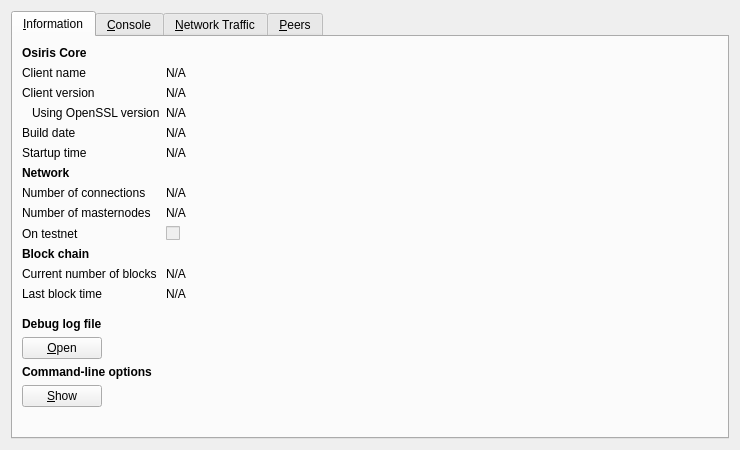
<?xml version="1.0" encoding="UTF-8"?>
<ui version="4.0">
 <class>RPCConsole</class>
 <widget class="QWidget" name="RPCConsole">
  <property name="geometry">
   <rect>
    <x>0</x>
    <y>0</y>
    <width>740</width>
    <height>450</height>
   </rect>
  </property>
  <property name="windowTitle">
   <string>Osiris - Debug window</string>
  </property>
  <layout class="QVBoxLayout" name="verticalLayout_2">
   <item>
    <widget class="QTabWidget" name="tabWidget">
     <property name="currentIndex">
      <number>0</number>
     </property>
     <widget class="QWidget" name="tab_info">
      <attribute name="title">
       <string>&amp;Information</string>
      </attribute>
      <layout class="QFormLayout" name="formLayout">
       <item row="0" column="0">
        <widget class="QLabel" name="label_9">
         <property name="font">
          <font>
           <weight>75</weight>
           <bold>true</bold>
          </font>
         </property>
         <property name="text">
          <string>Osiris Core</string>
         </property>
        </widget>
       </item>
       <item row="1" column="0">
        <widget class="QLabel" name="label_5">
         <property name="text">
          <string>Client name</string>
         </property>
        </widget>
       </item>
       <item row="1" column="1">
        <widget class="QLabel" name="clientName">
         <property name="cursor">
          <cursorShape>IBeamCursor</cursorShape>
         </property>
         <property name="text">
          <string>N/A</string>
         </property>
         <property name="textFormat">
          <enum>Qt::PlainText</enum>
         </property>
         <property name="textInteractionFlags">
          <set>Qt::LinksAccessibleByMouse|Qt::TextSelectableByKeyboard|Qt::TextSelectableByMouse</set>
         </property>
        </widget>
       </item>
       <item row="2" column="0">
        <widget class="QLabel" name="label_6">
         <property name="text">
          <string>Client version</string>
         </property>
        </widget>
       </item>
       <item row="2" column="1">
        <widget class="QLabel" name="clientVersion">
         <property name="cursor">
          <cursorShape>IBeamCursor</cursorShape>
         </property>
         <property name="text">
          <string>N/A</string>
         </property>
         <property name="textFormat">
          <enum>Qt::PlainText</enum>
         </property>
         <property name="textInteractionFlags">
          <set>Qt::LinksAccessibleByMouse|Qt::TextSelectableByKeyboard|Qt::TextSelectableByMouse</set>
         </property>
        </widget>
       </item>
       <item row="3" column="0">
        <widget class="QLabel" name="label_14">
         <property name="text">
          <string>Using OpenSSL version</string>
         </property>
         <property name="indent">
          <number>10</number>
         </property>
        </widget>
       </item>
       <item row="3" column="1">
        <widget class="QLabel" name="openSSLVersion">
         <property name="cursor">
          <cursorShape>IBeamCursor</cursorShape>
         </property>
         <property name="text">
          <string>N/A</string>
         </property>
         <property name="textFormat">
          <enum>Qt::PlainText</enum>
         </property>
         <property name="textInteractionFlags">
          <set>Qt::LinksAccessibleByMouse|Qt::TextSelectableByKeyboard|Qt::TextSelectableByMouse</set>
         </property>
        </widget>
       </item>
       <item row="4" column="0">
        <widget class="QLabel" name="label_12">
         <property name="text">
          <string>Build date</string>
         </property>
        </widget>
       </item>
       <item row="4" column="1">
        <widget class="QLabel" name="buildDate">
         <property name="cursor">
          <cursorShape>IBeamCursor</cursorShape>
         </property>
         <property name="text">
          <string>N/A</string>
         </property>
         <property name="textFormat">
          <enum>Qt::PlainText</enum>
         </property>
         <property name="textInteractionFlags">
          <set>Qt::LinksAccessibleByMouse|Qt::TextSelectableByKeyboard|Qt::TextSelectableByMouse</set>
         </property>
        </widget>
       </item>
       <item row="5" column="0">
        <widget class="QLabel" name="label_13">
         <property name="text">
          <string>Startup time</string>
         </property>
        </widget>
       </item>
       <item row="5" column="1">
        <widget class="QLabel" name="startupTime">
         <property name="cursor">
          <cursorShape>IBeamCursor</cursorShape>
         </property>
         <property name="text">
          <string>N/A</string>
         </property>
         <property name="textFormat">
          <enum>Qt::PlainText</enum>
         </property>
         <property name="textInteractionFlags">
          <set>Qt::LinksAccessibleByMouse|Qt::TextSelectableByKeyboard|Qt::TextSelectableByMouse</set>
         </property>
        </widget>
       </item>
       <item row="6" column="0">
        <widget class="QLabel" name="label_11">
         <property name="font">
          <font>
           <weight>75</weight>
           <bold>true</bold>
          </font>
         </property>
         <property name="text">
          <string>Network</string>
         </property>
        </widget>
       </item>
       <item row="7" column="0">
        <widget class="QLabel" name="label_7">
         <property name="text">
          <string>Number of connections</string>
         </property>
        </widget>
       </item>
       <item row="7" column="1">
        <widget class="QLabel" name="numberOfConnections">
         <property name="cursor">
          <cursorShape>IBeamCursor</cursorShape>
         </property>
         <property name="text">
          <string>N/A</string>
         </property>
         <property name="textFormat">
          <enum>Qt::PlainText</enum>
         </property>
         <property name="textInteractionFlags">
          <set>Qt::LinksAccessibleByMouse|Qt::TextSelectableByKeyboard|Qt::TextSelectableByMouse</set>
         </property>
        </widget>
       </item>
       <item row="8" column="0">
        <widget class="QLabel" name="label_15">
         <property name="text">
          <string>Number of masternodes</string>
         </property>
        </widget>
       </item>
       <item row="8" column="1">
        <widget class="QLabel" name="masternodeCount">
         <property name="cursor">
          <cursorShape>IBeamCursor</cursorShape>
         </property>
         <property name="text">
          <string>N/A</string>
         </property>
         <property name="textFormat">
          <enum>Qt::PlainText</enum>
         </property>
         <property name="textInteractionFlags">
          <set>Qt::LinksAccessibleByMouse|Qt::TextSelectableByKeyboard|Qt::TextSelectableByMouse</set>
         </property>
        </widget>
       </item>
       <item row="9" column="0">
        <widget class="QLabel" name="label_8">
         <property name="text">
          <string>On testnet</string>
         </property>
        </widget>
       </item>
       <item row="9" column="1">
        <widget class="QCheckBox" name="isTestNet">
         <property name="enabled">
          <bool>false</bool>
         </property>
         <property name="text">
          <string/>
         </property>
        </widget>
       </item>
       <item row="10" column="0">
        <widget class="QLabel" name="label_10">
         <property name="font">
          <font>
           <weight>75</weight>
           <bold>true</bold>
          </font>
         </property>
         <property name="text">
          <string>Block chain</string>
         </property>
        </widget>
       </item>
       <item row="11" column="0">
        <widget class="QLabel" name="label_3">
         <property name="text">
          <string>Current number of blocks</string>
         </property>
        </widget>
       </item>
       <item row="11" column="1">
        <widget class="QLabel" name="numberOfBlocks">
         <property name="cursor">
          <cursorShape>IBeamCursor</cursorShape>
         </property>
         <property name="text">
          <string>N/A</string>
         </property>
         <property name="textFormat">
          <enum>Qt::PlainText</enum>
         </property>
         <property name="textInteractionFlags">
          <set>Qt::LinksAccessibleByMouse|Qt::TextSelectableByKeyboard|Qt::TextSelectableByMouse</set>
         </property>
        </widget>
       </item>
       <item row="12" column="0">
        <widget class="QLabel" name="label_2">
         <property name="text">
          <string>Last block time</string>
         </property>
        </widget>
       </item>
       <item row="12" column="1">
        <widget class="QLabel" name="lastBlockTime">
         <property name="cursor">
          <cursorShape>IBeamCursor</cursorShape>
         </property>
         <property name="text">
          <string>N/A</string>
         </property>
         <property name="textFormat">
          <enum>Qt::PlainText</enum>
         </property>
         <property name="textInteractionFlags">
          <set>Qt::LinksAccessibleByMouse|Qt::TextSelectableByKeyboard|Qt::TextSelectableByMouse</set>
         </property>
        </widget>
       </item>
       <item row="13" column="0">
        <spacer name="verticalSpacer_2">
         <property name="orientation">
          <enum>Qt::Vertical</enum>
         </property>
         <property name="sizeHint" stdset="0">
          <size>
           <width>20</width>
           <height>10</height>
          </size>
         </property>
        </spacer>
       </item>
       <item row="14" column="0">
        <widget class="QLabel" name="labelDebugLogfile">
         <property name="font">
          <font>
           <weight>75</weight>
           <bold>true</bold>
          </font>
         </property>
         <property name="text">
          <string>Debug log file</string>
         </property>
        </widget>
       </item>
       <item row="15" column="0">
        <widget class="QPushButton" name="openDebugLogfileButton">
         <property name="toolTip">
          <string>Open the Osiris debug log file from the current data directory. This can take a few seconds for large log files.</string>
         </property>
         <property name="text">
          <string>&amp;Open</string>
         </property>
         <property name="autoDefault">
          <bool>false</bool>
         </property>
        </widget>
       </item>
       <item row="16" column="0">
        <widget class="QLabel" name="labelCLOptions">
         <property name="font">
          <font>
           <weight>75</weight>
           <bold>true</bold>
          </font>
         </property>
         <property name="text">
          <string>Command-line options</string>
         </property>
        </widget>
       </item>
       <item row="17" column="0">
        <widget class="QPushButton" name="showCLOptionsButton">
         <property name="toolTip">
          <string>Show the Osiris-Qt help message to get a list with possible Osiris command-line options.</string>
         </property>
         <property name="text">
          <string>&amp;Show</string>
         </property>
         <property name="autoDefault">
          <bool>false</bool>
         </property>
        </widget>
       </item>
       <item row="18" column="0">
        <spacer name="verticalSpacer">
         <property name="orientation">
          <enum>Qt::Vertical</enum>
         </property>
         <property name="sizeHint" stdset="0">
          <size>
           <width>20</width>
           <height>20</height>
          </size>
         </property>
        </spacer>
       </item>
      </layout>
     </widget>
     <widget class="QWidget" name="tab_console">
      <attribute name="title">
       <string>&amp;Console</string>
      </attribute>
      <layout class="QGridLayout" name="gridLayout">
       <item row="0" column="0">
        <widget class="QTextEdit" name="messagesWidget">
         <property name="minimumSize">
          <size>
           <width>0</width>
           <height>100</height>
          </size>
         </property>
         <property name="readOnly">
          <bool>true</bool>
         </property>
         <property name="tabKeyNavigation" stdset="0">
          <bool>false</bool>
         </property>
         <property name="columnCount" stdset="0">
          <number>2</number>
         </property>
        </widget>
       </item>
       <item row="1" column="0">
        <layout class="QHBoxLayout" name="horizontalLayout">
         <property name="spacing">
          <number>3</number>
         </property>
         <item>
          <widget class="QPushButton" name="copyButton">
           <property name="maximumSize">
            <size>
             <width>24</width>
             <height>24</height>
            </size>
           </property>
           <property name="toolTip">
            <string>Copy to clipboard</string>
           </property>
           <property name="text">
            <string/>
           </property>
           <property name="icon">
            <iconset resource="../bitcoin.qrc">
             <normaloff>:/icons/editcopy</normaloff>:/icons/editcopy</iconset>
           </property>
           <property name="shortcut">
            <string notr="true">Ctrl+L</string>
           </property>
           <property name="autoDefault">
            <bool>false</bool>
           </property>
          </widget>
         </item>
         <item>
          <widget class="QLabel" name="label">
           <property name="text">
            <string notr="true">&gt;</string>
           </property>
          </widget>
         </item>
         <item>
          <widget class="QLineEdit" name="lineEdit"/>
         </item>
         <item>
          <widget class="QToolButton" name="pasteButton">
           <property name="sizePolicy">
            <sizepolicy hsizetype="Minimum" vsizetype="Fixed">
             <horstretch>0</horstretch>
             <verstretch>0</verstretch>
            </sizepolicy>
           </property>
           <property name="minimumSize">
            <size>
             <width>24</width>
             <height>24</height>
            </size>
           </property>
           <property name="maximumSize">
            <size>
             <width>24</width>
             <height>24</height>
            </size>
           </property>
           <property name="toolTip">
            <string>Paste from clipboard</string>
           </property>
           <property name="text">
            <string/>
           </property>
           <property name="icon">
            <iconset resource="../bitcoin.qrc">
             <normaloff>:/icons/editpaste</normaloff>:/icons/editpaste</iconset>
           </property>
           <property name="shortcut">
            <string>Alt+P</string>
           </property>
          </widget>
         </item>
        </layout>
       </item>
      </layout>
     </widget>
     <widget class="QWidget" name="tab_nettraffic">
      <attribute name="title">
       <string>&amp;Network Traffic</string>
      </attribute>
      <layout class="QHBoxLayout" name="horizontalLayout_3">
       <item>
        <layout class="QVBoxLayout" name="verticalLayout_4">
         <item>
          <widget class="TrafficGraphWidget" name="trafficGraph" native="true">
           <property name="sizePolicy">
            <sizepolicy hsizetype="Expanding" vsizetype="Expanding">
             <horstretch>0</horstretch>
             <verstretch>0</verstretch>
            </sizepolicy>
           </property>
          </widget>
         </item>
         <item>
          <layout class="QHBoxLayout" name="horizontalLayout_2">
           <item>
            <widget class="QSlider" name="sldGraphRange">
             <property name="minimum">
              <number>1</number>
             </property>
             <property name="maximum">
              <number>288</number>
             </property>
             <property name="pageStep">
              <number>12</number>
             </property>
             <property name="value">
              <number>6</number>
             </property>
             <property name="orientation">
              <enum>Qt::Horizontal</enum>
             </property>
            </widget>
           </item>
           <item>
            <widget class="QLabel" name="lblGraphRange">
             <property name="minimumSize">
              <size>
               <width>100</width>
               <height>0</height>
              </size>
             </property>
             <property name="alignment">
              <set>Qt::AlignCenter</set>
             </property>
            </widget>
           </item>
           <item>
            <widget class="QPushButton" name="btnClearTrafficGraph">
             <property name="text">
              <string>&amp;Clear</string>
             </property>
            </widget>
           </item>
          </layout>
         </item>
        </layout>
       </item>
       <item>
        <layout class="QVBoxLayout" name="verticalLayout">
         <item>
          <widget class="QGroupBox" name="groupBox">
           <property name="title">
            <string>Totals</string>
           </property>
           <layout class="QVBoxLayout" name="verticalLayout_5">
            <item>
             <layout class="QHBoxLayout" name="horizontalLayout_4">
              <item>
               <widget class="Line" name="line">
                <property name="sizePolicy">
                 <sizepolicy hsizetype="Fixed" vsizetype="Fixed">
                  <horstretch>0</horstretch>
                  <verstretch>0</verstretch>
                 </sizepolicy>
                </property>
                <property name="minimumSize">
                 <size>
                  <width>10</width>
                  <height>0</height>
                 </size>
                </property>
                <property name="palette">
                 <palette>
                  <active>
                   <colorrole role="Light">
                    <brush brushstyle="SolidPattern">
                     <color alpha="255">
                      <red>0</red>
                      <green>255</green>
                      <blue>0</blue>
                     </color>
                    </brush>
                   </colorrole>
                  </active>
                  <inactive>
                   <colorrole role="Light">
                    <brush brushstyle="SolidPattern">
                     <color alpha="255">
                      <red>0</red>
                      <green>255</green>
                      <blue>0</blue>
                     </color>
                    </brush>
                   </colorrole>
                  </inactive>
                  <disabled>
                   <colorrole role="Light">
                    <brush brushstyle="SolidPattern">
                     <color alpha="255">
                      <red>0</red>
                      <green>255</green>
                      <blue>0</blue>
                     </color>
                    </brush>
                   </colorrole>
                  </disabled>
                 </palette>
                </property>
                <property name="orientation">
                 <enum>Qt::Horizontal</enum>
                </property>
               </widget>
              </item>
              <item>
               <widget class="QLabel" name="label_16">
                <property name="text">
                 <string>In:</string>
                </property>
               </widget>
              </item>
              <item>
               <widget class="QLabel" name="lblBytesIn">
                <property name="minimumSize">
                 <size>
                  <width>50</width>
                  <height>0</height>
                 </size>
                </property>
                <property name="alignment">
                 <set>Qt::AlignRight|Qt::AlignTrailing|Qt::AlignVCenter</set>
                </property>
               </widget>
              </item>
             </layout>
            </item>
            <item>
             <layout class="QHBoxLayout" name="horizontalLayout_5">
              <item>
               <widget class="Line" name="line_2">
                <property name="sizePolicy">
                 <sizepolicy hsizetype="Fixed" vsizetype="Fixed">
                  <horstretch>0</horstretch>
                  <verstretch>0</verstretch>
                 </sizepolicy>
                </property>
                <property name="minimumSize">
                 <size>
                  <width>10</width>
                  <height>0</height>
                 </size>
                </property>
                <property name="palette">
                 <palette>
                  <active>
                   <colorrole role="Light">
                    <brush brushstyle="SolidPattern">
                     <color alpha="255">
                      <red>255</red>
                      <green>0</green>
                      <blue>0</blue>
                     </color>
                    </brush>
                   </colorrole>
                  </active>
                  <inactive>
                   <colorrole role="Light">
                    <brush brushstyle="SolidPattern">
                     <color alpha="255">
                      <red>255</red>
                      <green>0</green>
                      <blue>0</blue>
                     </color>
                    </brush>
                   </colorrole>
                  </inactive>
                  <disabled>
                   <colorrole role="Light">
                    <brush brushstyle="SolidPattern">
                     <color alpha="255">
                      <red>255</red>
                      <green>0</green>
                      <blue>0</blue>
                     </color>
                    </brush>
                   </colorrole>
                  </disabled>
                 </palette>
                </property>
                <property name="orientation">
                 <enum>Qt::Horizontal</enum>
                </property>
               </widget>
              </item>
              <item>
               <widget class="QLabel" name="label_17">
                <property name="text">
                 <string>Out:</string>
                </property>
               </widget>
              </item>
              <item>
               <widget class="QLabel" name="lblBytesOut">
                <property name="minimumSize">
                 <size>
                  <width>50</width>
                  <height>0</height>
                 </size>
                </property>
                <property name="alignment">
                 <set>Qt::AlignRight|Qt::AlignTrailing|Qt::AlignVCenter</set>
                </property>
               </widget>
              </item>
             </layout>
            </item>
            <item>
             <spacer name="verticalSpacer_4">
              <property name="orientation">
               <enum>Qt::Vertical</enum>
              </property>
              <property name="sizeHint" stdset="0">
               <size>
                <width>20</width>
                <height>407</height>
               </size>
              </property>
             </spacer>
            </item>
           </layout>
          </widget>
         </item>
        </layout>
       </item>
      </layout>
     </widget>
     <widget class="QWidget" name="tab_peers">
      <attribute name="title">
       <string>&amp;Peers</string>
      </attribute>
      <layout class="QGridLayout" name="gridLayout_2">
       <item row="0" column="0" rowspan="2">
        <layout class="QVBoxLayout" name="verticalLayout_101">
         <property name="spacing">
          <number>0</number>
         </property>
         <item>
          <widget class="QTableView" name="peerWidget">
           <property name="horizontalScrollBarPolicy">
            <enum>Qt::ScrollBarAsNeeded</enum>
           </property>
           <property name="sortingEnabled">
            <bool>true</bool>
           </property>
           <attribute name="horizontalHeaderHighlightSections">
            <bool>false</bool>
           </attribute>
          </widget>
         </item>
         <item>
          <widget class="QLabel" name="banHeading">
           <property name="sizePolicy">
            <sizepolicy hsizetype="Preferred" vsizetype="Minimum">
             <horstretch>0</horstretch>
             <verstretch>0</verstretch>
            </sizepolicy>
           </property>
           <property name="minimumSize">
            <size>
             <width>300</width>
             <height>32</height>
            </size>
           </property>
           <property name="maximumSize">
            <size>
             <width>16777215</width>
             <height>32</height>
            </size>
           </property>
           <property name="font">
            <font>
             <pointsize>12</pointsize>
            </font>
           </property>
           <property name="cursor">
            <cursorShape>IBeamCursor</cursorShape>
           </property>
           <property name="text">
            <string>Banned peers</string>
           </property>
           <property name="alignment">
            <set>Qt::AlignBottom|Qt::AlignLeading|Qt::AlignLeft</set>
           </property>
           <property name="wordWrap">
            <bool>true</bool>
           </property>
           <property name="textInteractionFlags">
            <set>Qt::NoTextInteraction</set>
           </property>
          </widget>
         </item>
         <item>
          <widget class="QTableView" name="banlistWidget">
           <property name="sizePolicy">
            <sizepolicy hsizetype="Expanding" vsizetype="Expanding">
             <horstretch>0</horstretch>
             <verstretch>0</verstretch>
            </sizepolicy>
           </property>
           <property name="horizontalScrollBarPolicy">
            <enum>Qt::ScrollBarAsNeeded</enum>
           </property>
           <property name="sortingEnabled">
            <bool>true</bool>
           </property>
           <attribute name="horizontalHeaderHighlightSections">
            <bool>false</bool>
           </attribute>
          </widget>
         </item>
        </layout>
       </item>
       <item row="0" column="1">
        <widget class="QLabel" name="peerHeading">
         <property name="sizePolicy">
          <sizepolicy hsizetype="Preferred" vsizetype="Minimum">
           <horstretch>0</horstretch>
           <verstretch>0</verstretch>
          </sizepolicy>
         </property>
         <property name="minimumSize">
          <size>
           <width>300</width>
           <height>32</height>
          </size>
         </property>
         <property name="font">
          <font>
           <pointsize>10</pointsize>
          </font>
         </property>
         <property name="cursor">
          <cursorShape>IBeamCursor</cursorShape>
         </property>
         <property name="text">
          <string>Select a peer to view detailed information.</string>
         </property>
         <property name="alignment">
          <set>Qt::AlignHCenter|Qt::AlignTop</set>
         </property>
         <property name="wordWrap">
          <bool>true</bool>
         </property>
         <property name="textInteractionFlags">
          <set>Qt::LinksAccessibleByMouse|Qt::TextSelectableByKeyboard|Qt::TextSelectableByMouse</set>
         </property>
        </widget>
       </item>
       <item row="1" column="1">
        <widget class="QWidget" name="detailWidget" native="true">
         <property name="minimumSize">
          <size>
           <width>300</width>
           <height>0</height>
          </size>
         </property>
         <layout class="QGridLayout" name="gridLayout_3">
          <item row="0" column="0">
           <widget class="QLabel" name="label_23">
            <property name="text">
             <string>Direction</string>
            </property>
           </widget>
          </item>
          <item row="0" column="2">
           <widget class="QLabel" name="peerDirection">
            <property name="cursor">
             <cursorShape>IBeamCursor</cursorShape>
            </property>
            <property name="text">
             <string>N/A</string>
            </property>
            <property name="textFormat">
             <enum>Qt::PlainText</enum>
            </property>
            <property name="textInteractionFlags">
             <set>Qt::LinksAccessibleByMouse|Qt::TextSelectableByKeyboard|Qt::TextSelectableByMouse</set>
            </property>
           </widget>
          </item>
          <item row="1" column="0">
           <widget class="QLabel" name="label_21">
            <property name="text">
             <string>Version</string>
            </property>
           </widget>
          </item>
          <item row="2" column="0">
           <widget class="QLabel" name="label_28">
            <property name="cursor">
             <cursorShape>IBeamCursor</cursorShape>
            </property>
            <property name="text">
             <string>User Agent</string>
            </property>
            <property name="textFormat">
             <enum>Qt::PlainText</enum>
            </property>
            <property name="textInteractionFlags">
             <set>Qt::LinksAccessibleByMouse|Qt::TextSelectableByKeyboard|Qt::TextSelectableByMouse</set>
            </property>
           </widget>
          </item>
          <item row="2" column="2">
           <widget class="QLabel" name="peerSubversion">
            <property name="cursor">
             <cursorShape>IBeamCursor</cursorShape>
            </property>
            <property name="text">
             <string>N/A</string>
            </property>
            <property name="textFormat">
             <enum>Qt::PlainText</enum>
            </property>
            <property name="textInteractionFlags">
             <set>Qt::LinksAccessibleByMouse|Qt::TextSelectableByKeyboard|Qt::TextSelectableByMouse</set>
            </property>
           </widget>
          </item>
          <item row="3" column="0">
           <widget class="QLabel" name="label_4">
            <property name="text">
             <string>Services</string>
            </property>
           </widget>
          </item>
          <item row="3" column="2">
           <widget class="QLabel" name="peerServices">
            <property name="cursor">
             <cursorShape>IBeamCursor</cursorShape>
            </property>
            <property name="text">
             <string>N/A</string>
            </property>
            <property name="textFormat">
             <enum>Qt::PlainText</enum>
            </property>
            <property name="textInteractionFlags">
             <set>Qt::LinksAccessibleByMouse|Qt::TextSelectableByKeyboard|Qt::TextSelectableByMouse</set>
            </property>
           </widget>
          </item>
          <item row="8" column="0">
           <widget class="QLabel" name="label_22">
            <property name="text">
             <string>Connection Time:</string>
            </property>
           </widget>
          </item>
          <item row="4" column="0">
           <widget class="QLabel" name="label_25">
            <property name="text">
             <string>Sync Node</string>
            </property>
           </widget>
          </item>
          <item row="4" column="2">
           <widget class="QLabel" name="peerSyncNode">
            <property name="cursor">
             <cursorShape>IBeamCursor</cursorShape>
            </property>
            <property name="text">
             <string>N/A</string>
            </property>
            <property name="textFormat">
             <enum>Qt::PlainText</enum>
            </property>
            <property name="textInteractionFlags">
             <set>Qt::LinksAccessibleByMouse|Qt::TextSelectableByKeyboard|Qt::TextSelectableByMouse</set>
            </property>
           </widget>
          </item>
          <item row="5" column="0">
           <widget class="QLabel" name="label_29">
            <property name="text">
             <string>Starting Height</string>
            </property>
           </widget>
          </item>
          <item row="5" column="2">
           <widget class="QLabel" name="peerHeight">
            <property name="cursor">
             <cursorShape>IBeamCursor</cursorShape>
            </property>
            <property name="text">
             <string>N/A</string>
            </property>
            <property name="textFormat">
             <enum>Qt::PlainText</enum>
            </property>
            <property name="textInteractionFlags">
             <set>Qt::LinksAccessibleByMouse|Qt::TextSelectableByKeyboard|Qt::TextSelectableByMouse</set>
            </property>
           </widget>
          </item>
          <item row="7" column="0">
           <widget class="QLabel" name="label_24">
            <property name="text">
             <string>Ban Score</string>
            </property>
           </widget>
          </item>
          <item row="7" column="2">
           <widget class="QLabel" name="peerBanScore">
            <property name="cursor">
             <cursorShape>IBeamCursor</cursorShape>
            </property>
            <property name="text">
             <string>N/A</string>
            </property>
            <property name="textFormat">
             <enum>Qt::PlainText</enum>
            </property>
            <property name="textInteractionFlags">
             <set>Qt::LinksAccessibleByMouse|Qt::TextSelectableByKeyboard|Qt::TextSelectableByMouse</set>
            </property>
           </widget>
          </item>
          <item row="8" column="0">
           <widget class="QLabel" name="label_22">
            <property name="text">
             <string>Connection Time</string>
            </property>
           </widget>
          </item>
          <item row="8" column="2">
           <widget class="QLabel" name="peerConnTime">
            <property name="cursor">
             <cursorShape>IBeamCursor</cursorShape>
            </property>
            <property name="text">
             <string>N/A</string>
            </property>
            <property name="textFormat">
             <enum>Qt::PlainText</enum>
            </property>
            <property name="textInteractionFlags">
             <set>Qt::LinksAccessibleByMouse|Qt::TextSelectableByKeyboard|Qt::TextSelectableByMouse</set>
            </property>
           </widget>
          </item>
          <item row="9" column="0">
           <widget class="QLabel" name="label_15">
            <property name="text">
             <string>Last Send</string>
            </property>
           </widget>
          </item>
          <item row="9" column="2">
           <widget class="QLabel" name="peerLastSend">
            <property name="cursor">
             <cursorShape>IBeamCursor</cursorShape>
            </property>
            <property name="text">
             <string>N/A</string>
            </property>
            <property name="textFormat">
             <enum>Qt::PlainText</enum>
            </property>
            <property name="textInteractionFlags">
             <set>Qt::LinksAccessibleByMouse|Qt::TextSelectableByKeyboard|Qt::TextSelectableByMouse</set>
            </property>
           </widget>
          </item>
          <item row="10" column="0">
           <widget class="QLabel" name="label_19">
            <property name="text">
             <string>Last Recieve</string>
            </property>
           </widget>
          </item>
          <item row="10" column="2">
           <widget class="QLabel" name="peerLastRecv">
            <property name="cursor">
             <cursorShape>IBeamCursor</cursorShape>
            </property>
            <property name="text">
             <string>N/A</string>
            </property>
            <property name="textFormat">
             <enum>Qt::PlainText</enum>
            </property>
            <property name="textInteractionFlags">
             <set>Qt::LinksAccessibleByMouse|Qt::TextSelectableByKeyboard|Qt::TextSelectableByMouse</set>
            </property>
           </widget>
          </item>
          <item row="11" column="0">
           <widget class="QLabel" name="label_18">
            <property name="text">
             <string>Bytes Sent:</string>
            </property>
           </widget>
          </item>
          <item row="11" column="2">
           <widget class="QLabel" name="peerBytesSent">
            <property name="cursor">
             <cursorShape>IBeamCursor</cursorShape>
            </property>
            <property name="text">
             <string>N/A</string>
            </property>
            <property name="textFormat">
             <enum>Qt::PlainText</enum>
            </property>
            <property name="textInteractionFlags">
             <set>Qt::LinksAccessibleByMouse|Qt::TextSelectableByKeyboard|Qt::TextSelectableByMouse</set>
            </property>
           </widget>
          </item>
          <item row="12" column="0">
           <widget class="QLabel" name="label_20">
            <property name="text">
             <string>Bytes Received</string>
            </property>
           </widget>
          </item>
          <item row="12" column="2">
           <widget class="QLabel" name="peerBytesRecv">
            <property name="cursor">
             <cursorShape>IBeamCursor</cursorShape>
            </property>
            <property name="text">
             <string>N/A</string>
            </property>
            <property name="textFormat">
             <enum>Qt::PlainText</enum>
            </property>
            <property name="textInteractionFlags">
             <set>Qt::LinksAccessibleByMouse|Qt::TextSelectableByKeyboard|Qt::TextSelectableByMouse</set>
            </property>
           </widget>
          </item>
          <item row="13" column="0">
           <widget class="QLabel" name="label_26">
            <property name="text">
             <string>Ping Time</string>
            </property>
           </widget>
          </item>
          <item row="13" column="2">
           <widget class="QLabel" name="peerPingTime">
            <property name="cursor">
             <cursorShape>IBeamCursor</cursorShape>
            </property>
            <property name="text">
             <string>N/A</string>
            </property>
            <property name="textFormat">
             <enum>Qt::PlainText</enum>
            </property>
            <property name="textInteractionFlags">
             <set>Qt::LinksAccessibleByMouse|Qt::TextSelectableByKeyboard|Qt::TextSelectableByMouse</set>
            </property>
           </widget>
          </item>
          <item row="14" column="0">
           <widget class="QLabel" name="label_timeoffset">
            <property name="text">
             <string>Time Offset</string>
            </property>
           </widget>
          </item>
          <item row="14" column="2">
           <widget class="QLabel" name="timeoffset">
            <property name="cursor">
             <cursorShape>IBeamCursor</cursorShape>
            </property>
            <property name="text">
             <string>N/A</string>
            </property>
            <property name="textFormat">
             <enum>Qt::PlainText</enum>
            </property>
            <property name="textInteractionFlags">
             <set>Qt::LinksAccessibleByMouse|Qt::TextSelectableByKeyboard|Qt::TextSelectableByMouse</set>
            </property>
           </widget>
          </item>
          <item row="15" column="1">
           <spacer name="verticalSpacer_3">
            <property name="orientation">
             <enum>Qt::Vertical</enum>
            </property>
            <property name="sizeHint" stdset="0">
             <size>
              <width>20</width>
              <height>40</height>
             </size>
            </property>
           </spacer>
          </item>
          <item row="1" column="2">
           <widget class="QLabel" name="peerVersion">
            <property name="text">
             <string>N/A</string>
            </property>
           </widget>
          </item>
         </layout>
        </widget>
       </item>
      </layout>
     </widget>
    </widget>
   </item>
  </layout>
 </widget>
 <customwidgets>
  <customwidget>
   <class>TrafficGraphWidget</class>
   <extends>QWidget</extends>
   <header>trafficgraphwidget.h</header>
   <container>1</container>
   <slots>
    <slot>clear()</slot>
   </slots>
  </customwidget>
 </customwidgets>
 <resources>
  <include location="../bitcoin.qrc"/>
 </resources>
 <connections/>
</ui>
